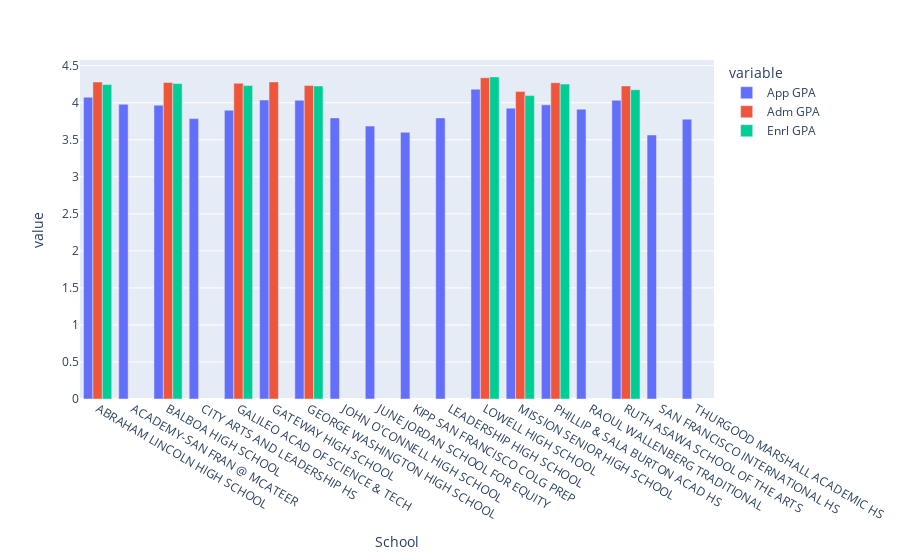

The notebook cell saved with this chart:
### Code cell
fig1 = px.bar(berk_public_sf, x = "School", y = ["App GPA", "Adm GPA", "Enrl GPA"], barmode = 'group')
fig1.show()

### Figure 1 — Plotly figure (JSON) as saved in the notebook; plotly's stock layout.template omitted (floating-point values rounded to 4 significant figures)
{"data": [{"alignmentgroup": "True", "hovertemplate": "variable=App GPA<br>School=%{x}<br>value=%{y}<extra></extra>", "legendgroup": "App GPA", "marker": {"color": "#636efa", "pattern": {"shape": ""}}, "name": "App GPA", "offsetgroup": "App GPA", "orientation": "v", "showlegend": true, "textposition": "auto", "type": "bar", "x": ["ABRAHAM LINCOLN HIGH SCHOOL", "ACADEMY-SAN FRAN @ MCATEER", "BALBOA HIGH SCHOOL", "CITY ARTS AND LEADERSHIP HS", "GALILEO ACAD OF SCIENCE & TECH", "GATEWAY HIGH SCHOOL", "GEORGE WASHINGTON HIGH SCHOOL", "JOHN O'CONNELL HIGH SCHOOL", "JUNE JORDAN SCHOOL FOR EQUITY", "KIPP SAN FRANCISCO COLG PREP", "LEADERSHIP HIGH SCHOOL", "LOWELL HIGH SCHOOL", "MISSION SENIOR HIGH SCHOOL", "PHILLIP & SALA BURTON ACAD HS", "RAOUL WALLENBERG TRADITIONAL", "RUTH ASAWA SCHOOL OF THE ARTS", "SAN FRANCISCO INTERNATIONAL HS", "THURGOOD MARSHALL ACADEMIC HS"], "xaxis": "x", "y": [4.076, 3.981, 3.968, 3.786, 3.9, 4.038, 4.035, 3.796, 3.685, 3.602, 3.796, 4.184, 3.928, 3.972, 3.914, 4.035, 3.566, 3.779], "yaxis": "y"}, {"alignmentgroup": "True", "hovertemplate": "variable=Adm GPA<br>School=%{x}<br>value=%{y}<extra></extra>", "legendgroup": "Adm GPA", "marker": {"color": "#EF553B", "pattern": {"shape": ""}}, "name": "Adm GPA", "offsetgroup": "Adm GPA", "orientation": "v", "showlegend": true, "textposition": "auto", "type": "bar", "x": ["ABRAHAM LINCOLN HIGH SCHOOL", "ACADEMY-SAN FRAN @ MCATEER", "BALBOA HIGH SCHOOL", "CITY ARTS AND LEADERSHIP HS", "GALILEO ACAD OF SCIENCE & TECH", "GATEWAY HIGH SCHOOL", "GEORGE WASHINGTON HIGH SCHOOL", "JOHN O'CONNELL HIGH SCHOOL", "JUNE JORDAN SCHOOL FOR EQUITY", "KIPP SAN FRANCISCO COLG PREP", "LEADERSHIP HIGH SCHOOL", "LOWELL HIGH SCHOOL", "MISSION SENIOR HIGH SCHOOL", "PHILLIP & SALA BURTON ACAD HS", "RAOUL WALLENBERG TRADITIONAL", "RUTH ASAWA SCHOOL OF THE ARTS", "SAN FRANCISCO INTERNATIONAL HS", "THURGOOD MARSHALL ACADEMIC HS"], "xaxis": "x", "y": [4.28, null, 4.275, null, 4.264, 4.282, 4.235, null, null, null, null, 4.338, 4.154, 4.271, null, 4.227, null, null], "yaxis": "y"}, {"alignmentgroup": "True", "hovertemplate": "variable=Enrl GPA<br>School=%{x}<br>value=%{y}<extra></extra>", "legendgroup": "Enrl GPA", "marker": {"color": "#00cc96", "pattern": {"shape": ""}}, "name": "Enrl GPA", "offsetgroup": "Enrl GPA", "orientation": "v", "showlegend": true, "textposition": "auto", "type": "bar", "x": ["ABRAHAM LINCOLN HIGH SCHOOL", "ACADEMY-SAN FRAN @ MCATEER", "BALBOA HIGH SCHOOL", "CITY ARTS AND LEADERSHIP HS", "GALILEO ACAD OF SCIENCE & TECH", "GATEWAY HIGH SCHOOL", "GEORGE WASHINGTON HIGH SCHOOL", "JOHN O'CONNELL HIGH SCHOOL", "JUNE JORDAN SCHOOL FOR EQUITY", "KIPP SAN FRANCISCO COLG PREP", "LEADERSHIP HIGH SCHOOL", "LOWELL HIGH SCHOOL", "MISSION SENIOR HIGH SCHOOL", "PHILLIP & SALA BURTON ACAD HS", "RAOUL WALLENBERG TRADITIONAL", "RUTH ASAWA SCHOOL OF THE ARTS", "SAN FRANCISCO INTERNATIONAL HS", "THURGOOD MARSHALL ACADEMIC HS"], "xaxis": "x", "y": [4.247, null, 4.26, null, 4.234, null, 4.227, null, null, null, null, 4.349, 4.097, 4.253, null, 4.177, null, null], "yaxis": "y"}], "layout": {"barmode": "group", "legend": {"title": {"text": "variable"}, "tracegroupgap": 0}, "margin": {"t": 60}, "xaxis": {"anchor": "y", "domain": [0, 1], "title": {"text": "School"}}, "yaxis": {"anchor": "x", "domain": [0, 1], "title": {"text": "value"}}}}
